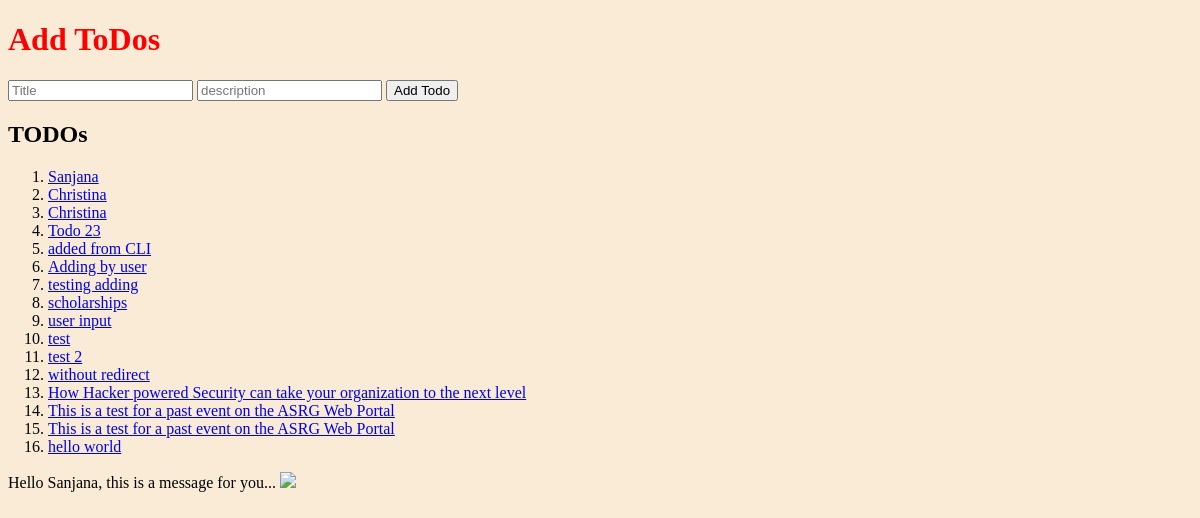
Before: / with the older database file.
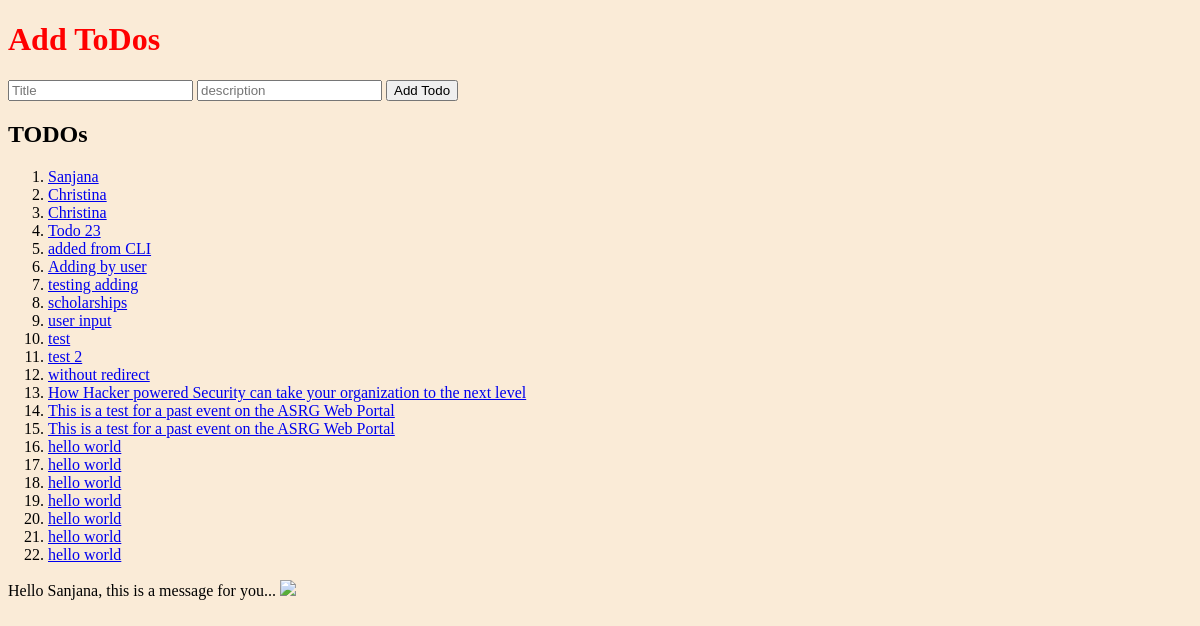
After: the same page with the newer database file.
### myapp/models.py (models this page shows, shortened)
class Todo(models.Model):
    title = models.CharField(max_length=50, null=False)
    description = models.CharField(max_length=150, null=False)

### myapp/views.py (the view)
# urls.py: path('', homepageview, name='home'),
def homepageview(request):
    context = {}
    if request.POST:
        title = request.POST.get('title')
        description = request.POST.get('desc')
        if (title and description):
            todo = Todo(title=title, description=description)
            todo.save()
    todos = Todo.objects.all()
    context['works'] = todos
    context['message'] = "Hello Sanjana, this is a message for you..."
    return render(request, 'index.html', context)

### templates/index.html (shortened to what this page needs)
{% extends 'base.html' %}
{% load static %}
{% block body %}
<h1>Add ToDos</h1>
        <form method="POST">
                <input type="text" name='title' placeholder="Title">
                <input type="text" name="desc" placeholder="description">
                <button type="submit">Add Todo</button>
        </form>
        <h2> TODOs</h2>
        <ol>
            {% for todo in works %}
            <li><a href="{% url 'detail' todo.id %}">{{ todo.title }} </a></li>
            {% endfor %}
        </ol>
        {{ message }}
        <img src="{% static 'img/dice.jpg' %}">
{% endblock body %}

Changed rows visible on the page:
added Todo: title "hello world"
added Todo: title "hello world"
added Todo: title "hello world"
added Todo: title "hello world"
added Todo: title "hello world"
added Todo: title "hello world"
